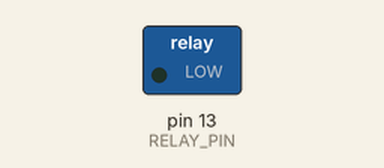
Simulated run of this sketch. Board: Arduino Uno, built with avr-gcc and run on an emulated ATmega328P. On the bench: switched loads named in the sketch (green lamp = pin HIGH).

Above: at 1.5 s.
At 4.5 s:
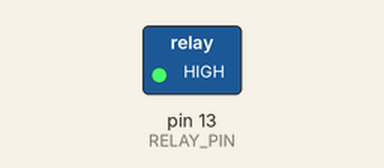
Timing chart, 0 to 7.8 s (numbered marks = the images above):
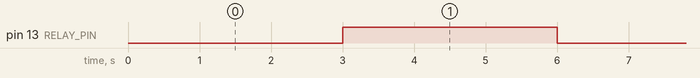

Measured:
- by itself, pin 13 (RELAY_PIN): alternates HIGH for 3.0 s and LOW for 3.0 s

The sketch:

step_05.ino
```cpp
#define RELAY_PIN 13

// aktualny stan przekaźnika
bool relayState = false;


void setup() {

  // ustawienie pinu przekaźnika jako wyjście
  pinMode(RELAY_PIN, OUTPUT);

  // wyłączenie przekaźnika na starcie
  digitalWrite(RELAY_PIN, HIGH);
}


void loop() {

  relayState = !relayState;

  // sterowanie przekaźnikiem
  if (relayState) {
      // włączenie przekaźnika
      // dla większości modułów: LOW = ON
      digitalWrite(RELAY_PIN, LOW);
    }
    else {

      // wyłączenie przekaźnika
      digitalWrite(RELAY_PIN, HIGH);
    }

  // 3 sekundy czekamy
  delay(3000);
}
```
